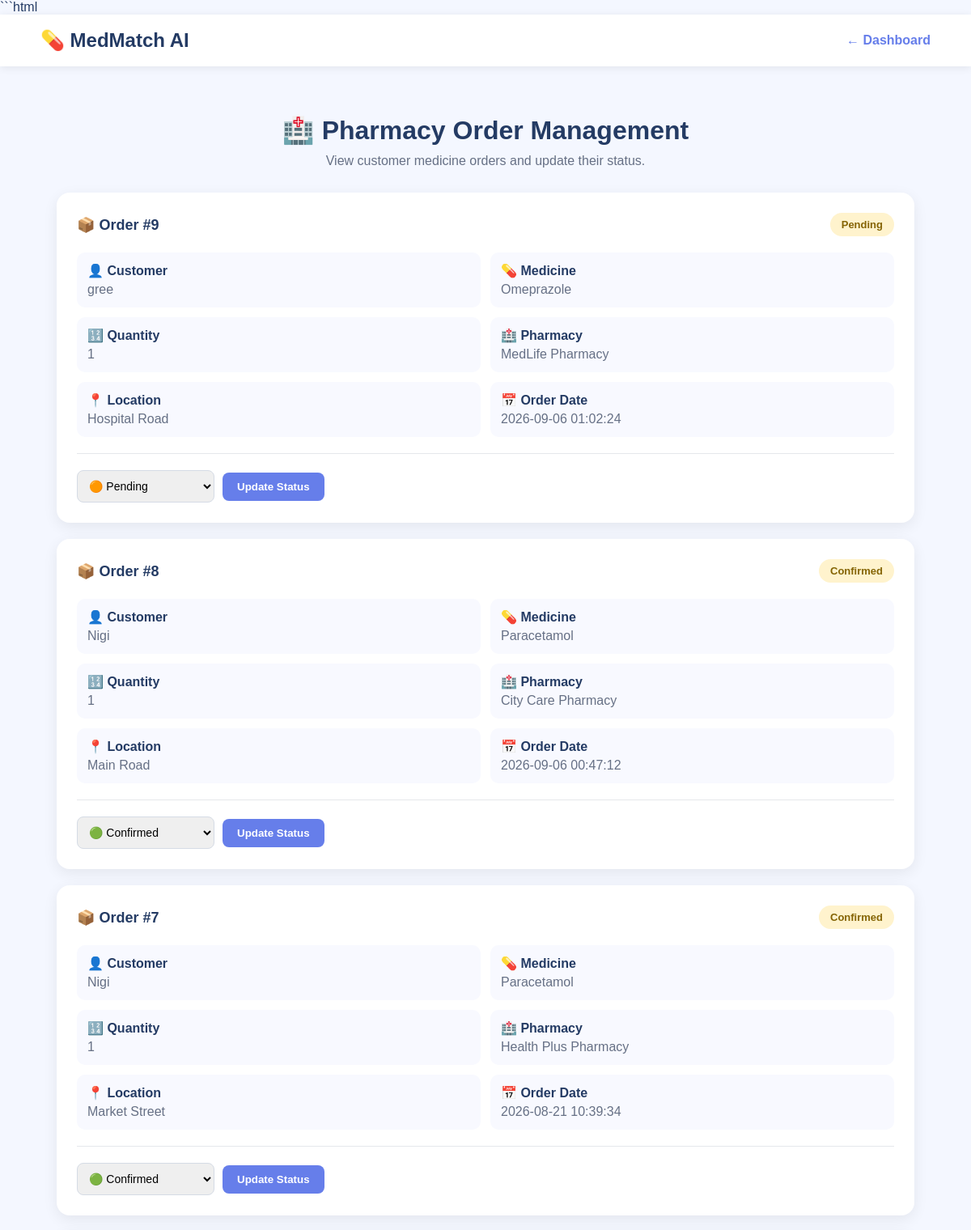
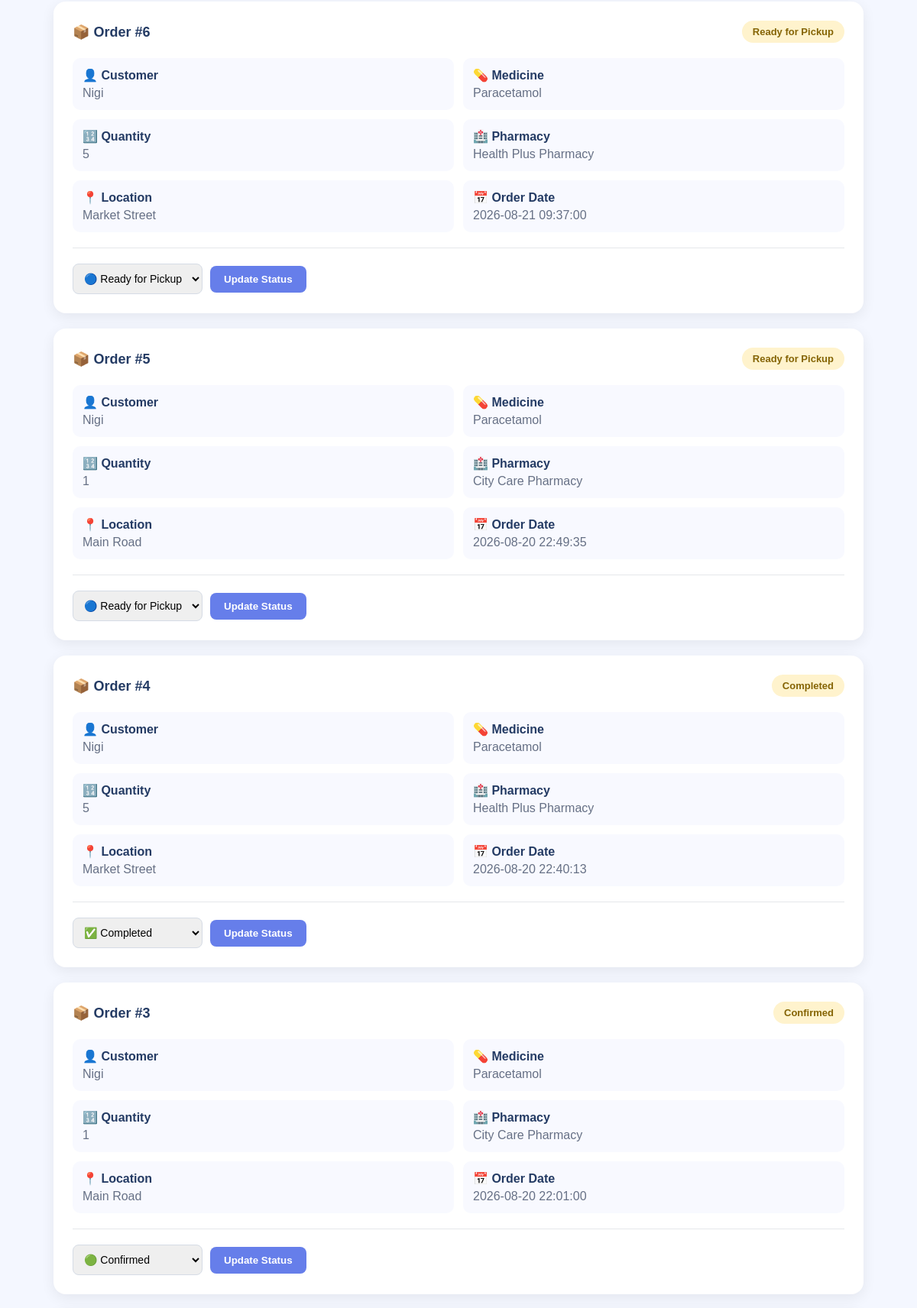
/admin/orders (signed in, upper part), run on the app's committed database (2 pictures, top to bottom).
### tables this page shows
CREATE TABLE orders (
            id INTEGER PRIMARY KEY AUTOINCREMENT,
            user_id INTEGER,
            pharmacy_id INTEGER,
            medicine_id INTEGER,
            quantity INTEGER NOT NULL,
            order_date TEXT,
            status TEXT DEFAULT 'Pending',
            FOREIGN KEY (user_id)
                REFERENCES users(id),
            FOREIGN KEY (pharmacy_id)
                REFERENCES pharmacies(id),
            FOREIGN KEY (medicine_id)
                REFERENCES medicines(id)
        );

CREATE TABLE users (
            id INTEGER PRIMARY KEY AUTOINCREMENT,
            name TEXT NOT NULL,
            email TEXT UNIQUE NOT NULL,
            password TEXT NOT NULL
        , mobile TEXT);

CREATE TABLE medicines (
            id INTEGER PRIMARY KEY AUTOINCREMENT,
            name TEXT NOT NULL,
            category TEXT,
            purpose TEXT,
            price REAL
        );

CREATE TABLE pharmacies (
            id INTEGER PRIMARY KEY AUTOINCREMENT,
            name TEXT NOT NULL,
            location TEXT,
            phone TEXT
        );

### app.py (the view)
@app.route("/admin/orders")
def admin_orders():
    if not session.get("admin_logged_in"):
        return redirect(url_for("admin_login"))
    connection = get_db_connection()
    cursor = connection.cursor()
    cursor.execute("""
        SELECT
            orders.id,
            users.name AS customer,
            medicines.name AS medicine,
            pharmacies.name AS pharmacy,
            pharmacies.location,
            orders.quantity,
            stock.price,
            orders.order_date,
            orders.status
        FROM orders

        JOIN users
            ON orders.user_id = users.id

        JOIN medicines
            ON orders.medicine_id = medicines.id

        JOIN pharmacies
            ON orders.pharmacy_id = pharmacies.id

        LEFT JOIN stock
            ON stock.medicine_id = orders.medicine_id
            AND stock.pharmacy_id = orders.pharmacy_id

        ORDER BY orders.id DESC
    """)
    orders_data = cursor.fetchall()
    connection.close()
    return render_template(
        "admin_orders.html",
        orders=orders_data
    )

### database.py (called while the page is built)
def get_db_connection():
    connection = sqlite3.connect(DATABASE)
    connection.row_factory = sqlite3.Row
    return connection

### templates/admin_orders.html (shortened to what this page needs)
<!DOCTYPE html>
<html lang="en">
<head>
</head>
<body>
    <nav>
        <div class="logo">
            💊 MedMatch AI
        </div>
        <a href="/dashboard" class="back">
            ← Dashboard
        </a>
    </nav>
    <div class="container">
        <div class="header">
            <h1>
                🏥 Pharmacy Order Management
            </h1>
            <p>
                View customer medicine orders and update their status.
            </p>
        </div>
        {% if orders %}
            {% for order in orders %}
            <div class="order-card">
                <div class="order-header">
                    <div class="order-id">
                        📦 Order #{{ order["id"] }}
                    </div>
                    <div class="status">
                        {{ order["status"] }}
                    </div>
                </div>
                <div class="details">
                    <div class="detail">
                        <strong>
                            👤 Customer
                        </strong>
                        <span>
                            {{ order["customer"] }}
                        </span>
                    </div>
                    <div class="detail">
                        <strong>
                            💊 Medicine
                        </strong>
                        <span>
                            {{ order["medicine"] }}
                        </span>
                    </div>
                    <div class="detail">
                        <strong>
                            🔢 Quantity
                        </strong>
                        <span>
                            {{ order["quantity"] }}
                        </span>
                    </div>
                    <div class="detail">
                        <strong>
                            🏥 Pharmacy
                        </strong>
                        <span>
                            {{ order["pharmacy"] }}
                        </span>
                    </div>
                    <div class="detail">
                        <strong>
                            📍 Location
                        </strong>
                        <span>
                            {{ order["location"] }}
                        </span>
                    </div>
                    <div class="detail">
                        <strong>
                            📅 Order Date
                        </strong>
                        <span>
                            {{ order["order_date"] }}
                        </span>
                    </div>
                </div>
                <form
                    method="POST"
                    action="/admin/update-order"
                    class="update-form"
                >
                    <select name="status">
                        <option
                            value="Pending"
                            {% if order["status"] == "Pending" %}selected{% endif %}
                        >
                            🟠 Pending
                        </option>
                        <option
                            value="Confirmed"
                            {% if order["status"] == "Confirmed" %}selected{% endif %}
                        >
                            🟢 Confirmed
                        </option>
                        <option
                            value="Ready for Pickup"
                            {% if order["status"] == "Ready for Pickup" %}selected{% endif %}
                        >
                            🔵 Ready for Pickup
                        </option>
                        <option
                            value="Completed"
                            {% if order["status"] == "Completed" %}selected{% endif %}
                        >
                            ✅ Completed
                        </option>
                    </select>
                    <button type="submit">
                        Update Status
                    </button>
                </form>
            </div>
            {% endfor %}
        {% endif %}
    </div>
</body>
</html>

### templates/admin_orders.html (style rules this page uses)
* { box-sizing: border-box; margin: 0; padding: 0; font-family: Arial, sans-serif; }
body { background: #f4f7ff; color: #243b64; }
nav { background: white; padding: 18px 50px; display: flex; justify-content: space-between; align-items: center; box-shadow: 0 2px 10px rgba(0,0,0,0.08); }
.logo { font-size: 24px; font-weight: bold; }
.back { text-decoration: none; color: #667eea; font-weight: bold; }
.container { max-width: 1100px; margin: 40px auto; padding: 20px; }
.header { text-align: center; margin-bottom: 30px; }
.header h1 { margin-bottom: 10px; }
.header p { color: #667085; }
.order-card { background: white; padding: 25px; margin-bottom: 20px; border-radius: 16px; box-shadow: 0 5px 18px rgba(0,0,0,0.07); }
.order-header { display: flex; justify-content: space-between; align-items: center; margin-bottom: 20px; }
.order-id { font-size: 18px; font-weight: bold; }
.status { padding: 7px 14px; border-radius: 20px; font-size: 13px; font-weight: bold; background: #fff3cd; color: #856404; }
.details { display: grid; grid-template-columns: repeat(2, 1fr); gap: 12px; }
.detail { background: #f8f9ff; padding: 13px; border-radius: 10px; }
.detail strong { display: block; margin-bottom: 5px; }
.detail span { color: #667085; }
.update-form { margin-top: 20px; padding-top: 20px; border-top: 1px solid #e5e7eb; display: flex; gap: 10px; align-items: center; }
select { padding: 10px; border: 1px solid #d5dbe5; border-radius: 8px; font-size: 14px; }
button { padding: 10px 18px; border: none; border-radius: 8px; background: #667eea; color: white; font-weight: bold; cursor: pointer; }

### data on the page
orders: id "9", status "Pending", customer "gree", medicine "Omeprazole", quantity "1", pharmacy "MedLife Pharmacy", location "Hospital Road", order_date "2026-09-06 01:02:24", status "🟠 Pending"
orders: id "8", status "Confirmed", customer "Nigi", medicine "Paracetamol", quantity "1", pharmacy "City Care Pharmacy", location "Main Road", order_date "2026-09-06 00:47:12", status "🟢 Confirmed"
orders: id "7", status "Confirmed", customer "Nigi", medicine "Paracetamol", quantity "1", pharmacy "Health Plus Pharmacy", location "Market Street", order_date "2026-08-21 10:39:34", status "🟢 Confirmed"
orders: id "6", status "Ready for Pickup", customer "Nigi", medicine "Paracetamol", quantity "5", pharmacy "Health Plus Pharmacy", location "Market Street", order_date "2026-08-21 09:37:00", status "🔵 Ready for Pickup"
orders: id "5", status "Ready for Pickup", customer "Nigi", medicine "Paracetamol", quantity "1", pharmacy "City Care Pharmacy", location "Main Road", order_date "2026-08-20 22:49:35", status "🔵 Ready for Pickup"
orders: id "4", status "Completed", customer "Nigi", medicine "Paracetamol", quantity "5", pharmacy "Health Plus Pharmacy", location "Market Street", order_date "2026-08-20 22:40:13", status "✅ Completed"
orders: id "3", status "Confirmed", customer "Nigi", medicine "Paracetamol", quantity "1", pharmacy "City Care Pharmacy", location "Main Road", order_date "2026-08-20 22:01:00", status "🟢 Confirmed"
